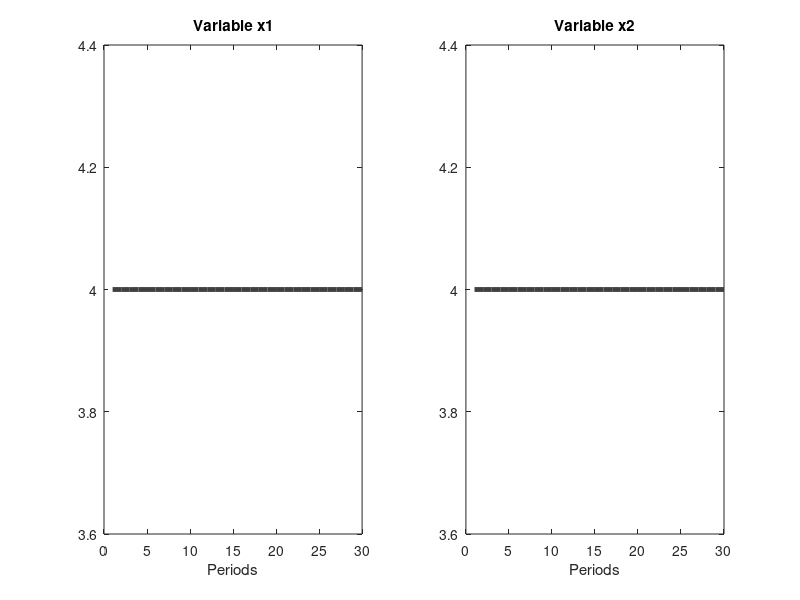

Here is the MATLAB script that generated this plot: (Note: this script raises an error after producing the figure.)
% ***********************************************
% An Introduction to Computational Macroeconomics
% A. Bongers, T. Gómez and J. L. Torres (2019)
% An example of a dynamic system in MATLAB
% Richardson's arms race model
% File: m1.m
%
% Transcribed verbatim from Appendix B of the book. This is the
% numerical oracle for practica P0: our Python/Julia ports must
% reproduce the steady state, eigenvalues and trajectories computed
% here for the same calibration.
% ***********************************************
clear all

% Periods
T = 30;

% Model parameters
Alpha = 0.50;
Beta = 0.25;
Gamma = 0.25;
Delta = 0.50;
Theta = 1.00;
Ita = 1.00;

% Value of exogenous variables
z1 = 1;
z2 = 1;

% Matrices
A=[-Alpha Beta; Gamma -Delta];
B=[Theta 0; 0 Ita];
z=[z1; z2];

% Steady state
EE = -A^(-1)*B*z;
x1(1) = EE(1);
x2(1) = EE(2);
dx1(1) = 0;
dx2(1) = 0;

% Eigenvalues
v=eig(A);
Lambda1=v(1);
Lambda2=v(2);

% Shocks
%z1 = 2;
%Alpha = 0.7;

% Dynamics
for i=1:T-1;
x1(i+1) = x1(i)+dx1(i);
x2(i+1) = x2(i)+dx2(i);
dx1(i+1) = -Alpha*x1(i+1)+Beta*x2(i+1)+Theta*z1;
dx2(i+1) = Gamma*x1(i+1)-Delta*x2(i+1)+Ita*z2;
end;

% Graphics
j=1:T;
subplot(1,2,1)
plot(j,x1,'Color',[0.25 0.25 0.25],'linewidth',3.5)
title('Variable x1')
xlabel('Periods')
subplot(1,2,2)
plot(j,x2,'Color',[0.25 0.25 0.25],'linewidth',3.5)
title('Variable x2')
xlabel('Periods')

% Phase diagram
syms x1 x2;
[x1 x2]=meshgrid(0:1:10, 0:1:10);
dx1 = -Alpha*x1+Beta*x2+Theta*z1;
dx2 = Gamma*x1-Delta*x2+Ita*z2;
figure;
quiver(x1,x2,dx1,dx2);
title('Phase Diagram: Richardson Model')
xlabel('Variable x1')
ylabel('Variable x2')
hold on
grid on
plot(EE(1),EE(2),'o','Color',[0 0 0])

% Trajectory
figure
quiver(x1,x2,dx1,dx2);
title('Richardson Model: Trajectory to the Steady State')
xlabel('Variable x1')
ylabel('Variable x2')
hold on
y=[10; 8];
n=20;
d=@(x1,x2) [-Alpha*x1+Beta*x2+Theta*z1; Gamma*x1-Delta*x2+Ita*z2];
for i=1:n
yy = y+d(y(1),y(2));
plot([y(1),yy(1)],[y(2),yy(2)],'o-','Color',[0 0 0])
y=yy;
end
